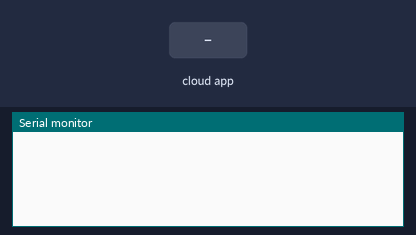
The sketch below on a simulated ESP8266 (NodeMCU). Parts: the last lines printed to the serial monitor. The test bench sets the inputs (shaded band). WiFi joins after 1.5 s; servers stay silent unless stated; not simulated (calls return 0 or success): arduino_secrets.h.

Above: at 2.7 s.
2.8 s: the phone or cloud app sets relay1 to 0
At 4.1 s:
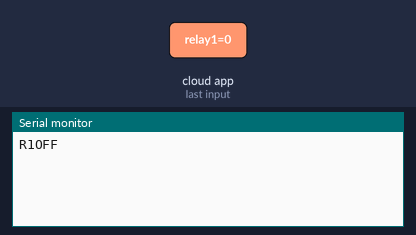
4.5 s: the phone or cloud app sets relay2 to 1
At 5.2 s:
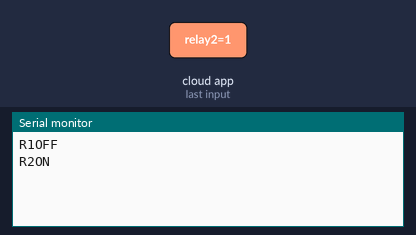
6.0 s: the phone or cloud app sets relay3 to 0
At 6.4 s:
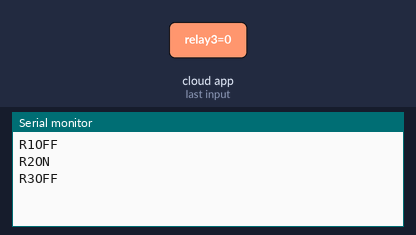
7.5 s: the phone or cloud app sets relay4 to 0
At 8.7 s:
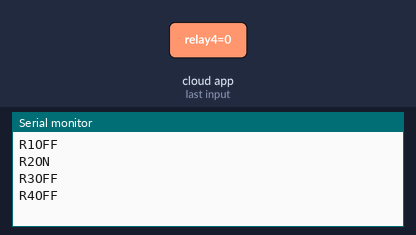
9.0 s: the phone or cloud app sets relay1 to 1
At 9.8 s:
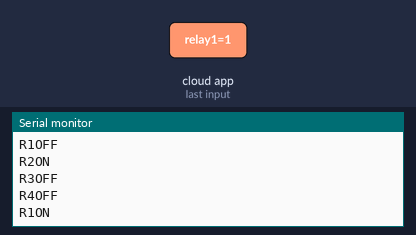
10.5 s: the phone or cloud app sets relay2 to 0
At 11.0 s:
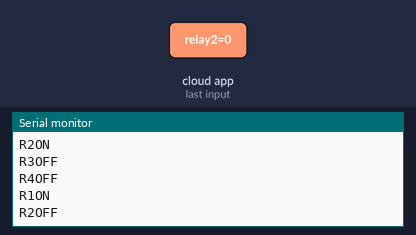
Timing chart, 0 to 13.0 s (numbered marks = the images above; inputs shaded):
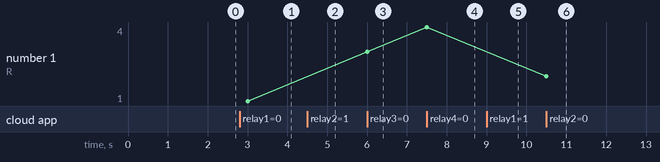

Measured:
- after the input at 2.8 s, the serial monitor: prints a new line after 0.20 s (image 1)
- after the input at 4.5 s, the serial monitor: prints a new line at once (image 2)
- after the input at 6.0 s, the serial monitor: prints a new line at once (image 3)
- after the input at 7.5 s, the serial monitor: prints a new line at once (image 4)
- after the input at 9.0 s, the serial monitor: prints a new line at once (image 5)
- after the input at 10.5 s, the serial monitor: prints a new line at once (image 6)
- plotted number 1: 1 → 3 after the input at 6.0 s, 3 → 4 after the input at 7.5 s, 4 → 2 after the input at 10.5 s

The sketch:

CloudLink_ESP8266.ino
```cpp
#include "arduino_secrets.h"
#include "thingProperties.h"

/*
====================================================
 CloudLink ESP8266

 Arduino IoT Cloud
       ↓
    ESP8266
       ↓ UART 9600
    LPC2129

 Commands:
 R1ON
 R1OFF
 R2ON
 R2OFF
 R3ON
 R3OFF
 R4ON
 R4OFF
====================================================
*/

void setup()
{
    Serial.begin(9600);

    delay(1500);

    initProperties();

    ArduinoCloud.begin(ArduinoIoTPreferredConnection);

    setDebugMessageLevel(2);
    ArduinoCloud.printDebugInfo();
}


void loop()
{
    ArduinoCloud.update();
}


/*==================================================
   RELAY 1
==================================================*/

void onRelay1Change()
{
    if (relay1)
    {
        Serial.println("R1ON");
    }
    else
    {
        Serial.println("R1OFF");
    }
}


/*==================================================
   RELAY 2
==================================================*/

void onRelay2Change()
{
    if (relay2)
    {
        Serial.println("R2ON");
    }
    else
    {
        Serial.println("R2OFF");
    }
}


/*==================================================
   RELAY 3
==================================================*/

void onRelay3Change()
{
    if (relay3)
    {
        Serial.println("R3ON");
    }
    else
    {
        Serial.println("R3OFF");
    }
}


/*==================================================
   RELAY 4
==================================================*/

void onRelay4Change()
{
    if (relay4)
    {
        Serial.println("R4ON");
    }
    else
    {
        Serial.println("R4OFF");
    }
}
```

thingProperties.h
```cpp
// Code generated by Arduino IoT Cloud, DO NOT EDIT.

#include <ArduinoIoTCloud.h>
#include <Arduino_ConnectionHandler.h>

const char DEVICE_LOGIN_NAME[]  = "e165fdd9-8869-40e7-abfd-fe6b5720336e";

const char SSID[]               = SECRET_SSID;    // Network SSID (name)
const char PASS[]               = SECRET_OPTIONAL_PASS;    // Network password (use for WPA, or use as key for WEP)
const char DEVICE_KEY[]  = SECRET_DEVICE_KEY;    // Secret device password

void onRelay1Change();
void onRelay2Change();
void onRelay3Change();
void onRelay4Change();

bool relay1;
bool relay2;
bool relay3;
bool relay4;

void initProperties(){

  ArduinoCloud.setBoardId(DEVICE_LOGIN_NAME);
  ArduinoCloud.setSecretDeviceKey(DEVICE_KEY);
  ArduinoCloud.addProperty(relay1, READWRITE, ON_CHANGE, onRelay1Change);
  ArduinoCloud.addProperty(relay2, READWRITE, ON_CHANGE, onRelay2Change);
  ArduinoCloud.addProperty(relay3, READWRITE, ON_CHANGE, onRelay3Change);
  ArduinoCloud.addProperty(relay4, READWRITE, ON_CHANGE, onRelay4Change);

}

WiFiConnectionHandler ArduinoIoTPreferredConnection(SSID, PASS);
```
